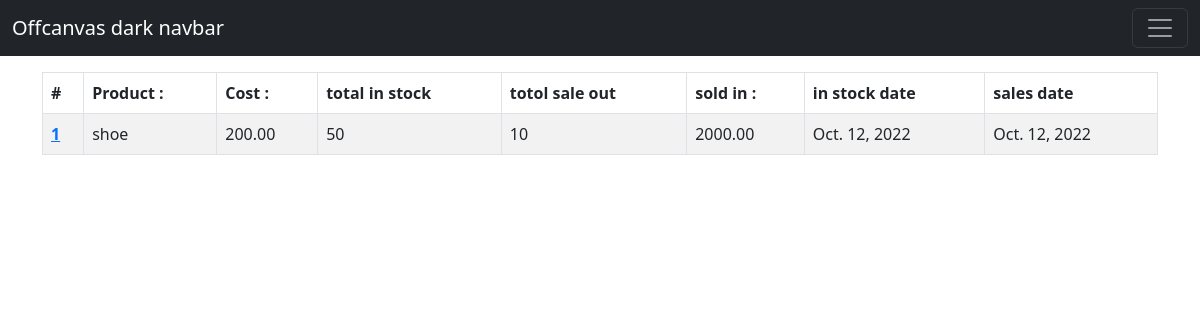
Page / (signed in) on the earlier database version.
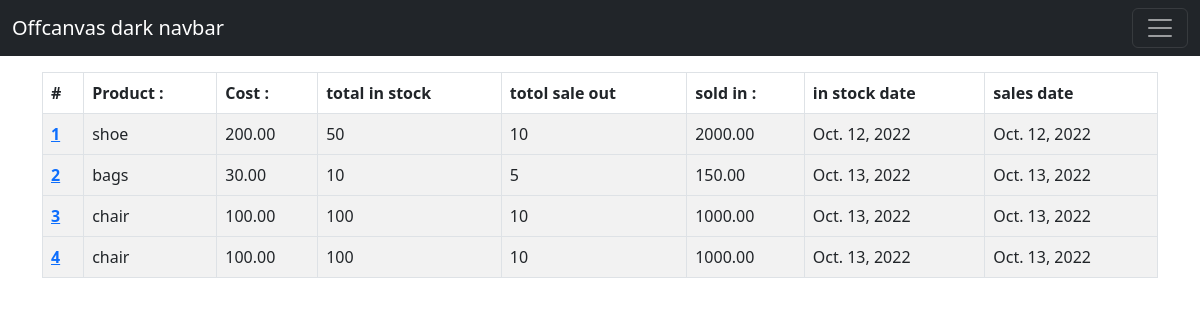
Same page on the later database version.
### inve/models.py (models this page shows, shortened)
class Inventory(models.Model):
    name = models.CharField(max_length= 100, null= False, blank=False)
    cost_product = models.DecimalField(max_digits = 20, decimal_places = 2, null=False, blank=False)
    qty_in_stock = models.IntegerField(null=False, blank=False)
    qty_sold = models.IntegerField(null=False, blank=False)
    sales = models.DecimalField(max_digits = 20, decimal_places = 2, null=False, blank=False)
    stack_date = models.DateField(auto_now_add=True)
    last_sales_date = models.DateField(auto_now=True)

### inve/views.py (the view)
# urls.py: path('',views.index,name='index'),
@login_required
def index(request):
    inventorys = Inventory.objects.all()
    return render(request,'inve/index.html',{
        "inventorys":inventorys
    })

### inve/templates/inve/index.html (shortened to what this page needs)
{% extends "inve/layout.html" %}
{% block content %}
<div class="mt-5"  style="margin: top 30%;">
    <div class="container">
        <table class="table table-striped table-bordered table-hovet">
            <thead class="thead-dark">
                <tr>
                    <th scope='col'>#</th>
                    <th scope='col' >Product :</th>
                    <th scope='col'>Cost :</th>
                    <th scope='col'>total in stock</th>
                    <th scope='col'>totol sale out</th>
                    <th scope='col'>sold in :</th>
                    <th scope='col'>in stock date</th>
                    <th scope='col'>sales date </th>
                </tr>
            </thead>
            {% for inventory in inventorys %}
            <tbody>
                <tr style=" cursor: position; cursor: hand;" onclick="window.location = '{% url 'view_detail' inventory.id %} ' ">
                    <th scope="row" ><a href="{% url 'view_detail' inventory.id %}">{{ forloop.counter }}</a></th>
                    <td scope='row'>{{inventory.name}}</td>
                    <td scope='row'>{{inventory.cost_product}}</td>
                    <td scope='row'>{{inventory.qty_in_stock}}</td>
                    <td scope='row'>{{inventory.qty_sold}}</td>
                    <td scope='row'>{{inventory.sales}}</td>
                    <td scope='row'>{{inventory.stack_date}}</td>
                    <td scope='row'>{{inventory.last_sales_date}}</td>
                </tr>
            </tbody>
            {%endfor%}
        </table>
    </div>
</div>
{% endblock content %}

Differences in the rows shown:
added Inventory: name "bags", cost_product "30.00", qty_in_stock "10", qty_sold "5", sales "150.00", stack_date "Oct. 13, 2022", last_sales_date "Oct. 13, 2022"
added Inventory: name "chair", cost_product "100.00", qty_in_stock "100", qty_sold "10", sales "1000.00", stack_date "Oct. 13, 2022", last_sales_date "Oct. 13, 2022"
added Inventory: name "chair", cost_product "100.00", qty_in_stock "100", qty_sold "10", sales "1000.00", stack_date "Oct. 13, 2022", last_sales_date "Oct. 13, 2022"
